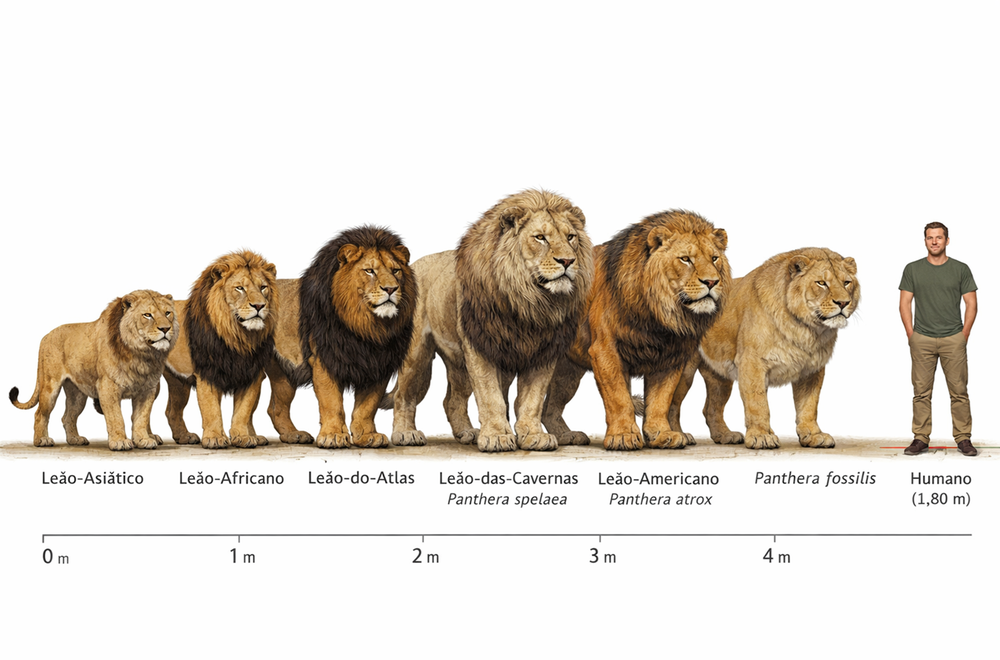
#> input picture Sinistro/leao.png, 1000 x 660 px, shrunk from 1536 x 1013 before the run, found by its file name
$ python leao.py
#> lines starting #> are read from the running program, lines starting #| are printed output that depends on the picture
# -*- coding: utf-8 -*-
from PIL import Image, ImageDraw, ImageFont
import os

img_path = r"c:\\Fabio\\Desenvolvimento\\Varejo\\Sinistro\\leao.png"
out_path = r"c:\\Fabio\\Desenvolvimento\\Varejo\\Sinistro\\leao4.png"

img = Image.open(img_path).convert("RGBA")
#> img is the input picture: PIL image 1000x660 RGBA; mean R, G, B, A 223.1, 216, 207.4, 255
w, h = img.size
#> w = 1000; h = 660
draw = ImageDraw.Draw(img)

# Função para localizar uma fonte com suporte a acentuação no Windows
def carregar_fonte(tamanho=24, negrito=False):
#> called with tamanho = 18, negrito = True
    fontes_teste = []

    if negrito:
        fontes_teste = [
            r"C:\Windows\Fonts\arialbd.ttf",
            r"C:\Windows\Fonts\segoeuib.ttf",
            r"C:\Windows\Fonts\calibrib.ttf",
            "DejaVuSans-Bold.ttf",
        ]
    else:
        fontes_teste = [
            r"C:\Windows\Fonts\arial.ttf",
            r"C:\Windows\Fonts\segoeui.ttf",
            r"C:\Windows\Fonts\calibri.ttf",
            "DejaVuSans.ttf",
        ]

    for caminho in fontes_teste:
        try:
            return ImageFont.truetype(caminho, tamanho)
        except:
            continue

    return ImageFont.load_default()

font_title = carregar_fonte(18, negrito=True)
font_text = carregar_fonte(14, negrito=False)

# Dados dos leões
lion = [
    ("Leão Asiático", "Peso: 160–190 kg\nCompr.: ~2,7 m\nOrigem: Índia (Gir)"),
    ("Leão Africano", "Peso: 190–250 kg\nCompr.: ~3,0 m\nOrigem: África Subsaariana"),
    ("Leão do Atlas", "Peso: até 270 kg\nCompr.: ~3,3 m\nOrigem: Norte da África"),
    ("Leão das Cavernas", "Peso: 300–350 kg\nCompr.: ~3,5 m\nOrigem: Europa/Ásia"),
    ("Leão Americano", "Peso: 350–420 kg\nCompr.: ~3,7 m\nOrigem: América do Norte"),
    ("Panthera fossilis", "Peso: 250–320 kg\nCompr.: ~3,3 m\nOrigem: Europa"),
]

# Mantém a ordem correta dos leões
lions = lion

# Posições aproximadas
positions = [int(w * p) for p in [0.09, 0.23, 0.37, 0.52, 0.67, 0.82]]
#> positions = [90, 230, 370, 520, 670, 820]
y = int(h * 0.05)
#> y = 33

for (title, text), x in zip(lions, positions):
    box_w = 300
    box_h = 120
    x0 = x - box_w // 2
    y0 = y
    x1 = x + box_w // 2
    y1 = y + box_h

    # evita cortar caixa fora da imagem
    if x0 < 0:
        x1 += abs(x0)
        x0 = 0
    if x1 > w:
        excesso = x1 - w
        x0 -= excesso
        x1 = w

    draw.rectangle(
        [x0, y0, x1, y1],
        outline=(0, 0, 0, 255),
        width=2,
        fill=(255, 255, 255, 230)
    )

    draw.text((x0 + 10, y0 + 6), title, fill=(0, 0, 0, 255), font=font_title)
    draw.multiline_text(
        (x0 + 10, y0 + 42),
        text,
        fill=(0, 0, 0, 255),
        font=font_text,
        spacing=4
    )

img.save(out_path)
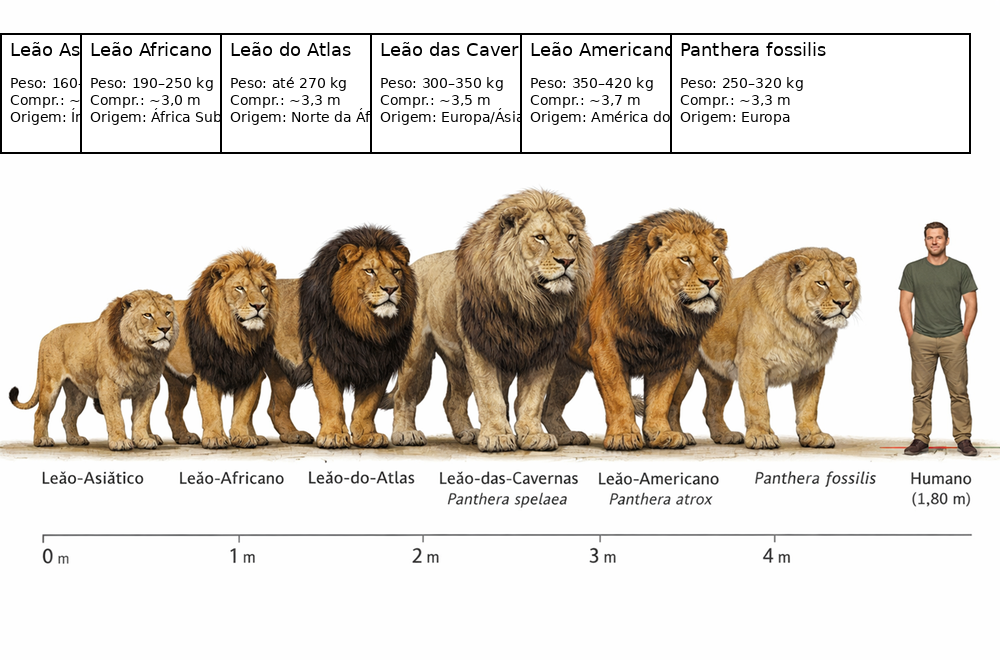
#> saved as leao4.png: PIL image 1000x660 RGBA; mean R, G, B, A 217.9, 210.9, 202.3, 251.1; transparent parts drawn white
print(f"Imagem salva em: {out_path}")
